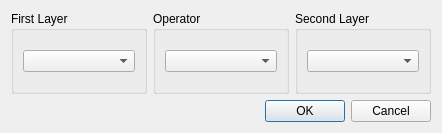
<?xml version="1.0" encoding="UTF-8"?>
<ui version="4.0">
 <class>LayerArithmeticDialog</class>
 <widget class="QDialog" name="LayerArithmeticDialog">
  <property name="geometry">
   <rect>
    <x>0</x>
    <y>0</y>
    <width>442</width>
    <height>133</height>
   </rect>
  </property>
  <property name="windowTitle">
   <string>Layer Arithmetic</string>
  </property>
  <layout class="QVBoxLayout" name="verticalLayout">
   <item>
    <layout class="QHBoxLayout" name="horizontalLayout">
     <item>
      <widget class="QGroupBox" name="layer1GroupBox">
       <property name="title">
        <string>First Layer</string>
       </property>
       <layout class="QVBoxLayout" name="verticalLayout_2">
        <item>
         <widget class="QComboBox" name="layer1ComboBox"/>
        </item>
       </layout>
      </widget>
     </item>
     <item>
      <widget class="QGroupBox" name="operatorGroupBox">
       <property name="title">
        <string>Operator</string>
       </property>
       <layout class="QVBoxLayout" name="verticalLayout_4">
        <item>
         <widget class="QComboBox" name="operatorComboBox"/>
        </item>
       </layout>
      </widget>
     </item>
     <item>
      <widget class="QGroupBox" name="layer2GroupBox">
       <property name="title">
        <string>Second Layer</string>
       </property>
       <layout class="QVBoxLayout" name="verticalLayout_3">
        <item>
         <widget class="QComboBox" name="layer2ComboBox"/>
        </item>
       </layout>
      </widget>
     </item>
    </layout>
   </item>
   <item>
    <widget class="QDialogButtonBox" name="buttonBox">
     <property name="orientation">
      <enum>Qt::Horizontal</enum>
     </property>
     <property name="standardButtons">
      <set>QDialogButtonBox::Cancel|QDialogButtonBox::Ok</set>
     </property>
    </widget>
   </item>
  </layout>
 </widget>
 <resources/>
 <connections>
  <connection>
   <sender>buttonBox</sender>
   <signal>accepted()</signal>
   <receiver>LayerArithmeticDialog</receiver>
   <slot>accept()</slot>
   <hints>
    <hint type="sourcelabel">
     <x>248</x>
     <y>254</y>
    </hint>
    <hint type="destinationlabel">
     <x>157</x>
     <y>274</y>
    </hint>
   </hints>
  </connection>
  <connection>
   <sender>buttonBox</sender>
   <signal>rejected()</signal>
   <receiver>LayerArithmeticDialog</receiver>
   <slot>reject()</slot>
   <hints>
    <hint type="sourcelabel">
     <x>316</x>
     <y>260</y>
    </hint>
    <hint type="destinationlabel">
     <x>286</x>
     <y>274</y>
    </hint>
   </hints>
  </connection>
 </connections>
</ui>
